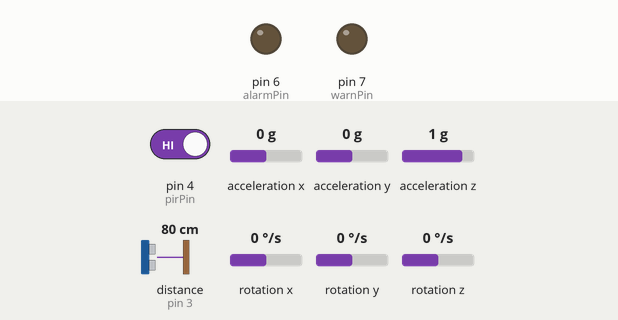
Recording of a sketch running on a simulated Arduino Uno, built with avr-gcc and run on an emulated ATmega328P. Shown: output pins drawn as LEDs (lit = HIGH). Wiring (inferred from the names in the program): ultrasonic range finder: trigger pin 2; echo pin 3. The inputs (shaded band) are chosen by the test bench; at power-on: pin 4 (pirPin) HIGH, acceleration x 0 g, acceleration y 0 g, acceleration z 1 g, distance to the obstacle (sensor on pin 3) 80 cm, rotation x 0 °/s, rotation y 0 °/s, rotation z 0 °/s. The echo pulse lasts 58.3 µs per cm; pins used as bus, display or sensor lines are not drawn; what the sketch prints to the serial monitor is not drawn.

Above: at 1.2 s.
1.3 s: pin 4 (pirPin) driven LOW
At 2.1 s:
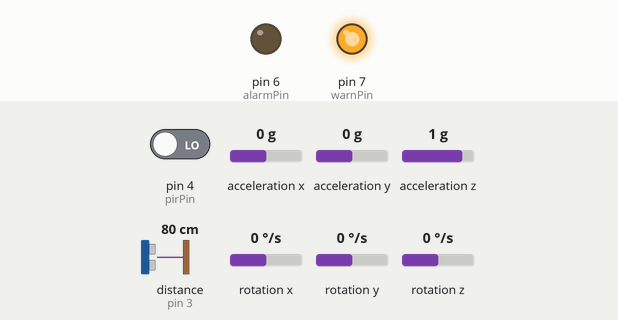
Timing chart, 0 to 4.3 s (numbered marks = the images above; inputs shaded):
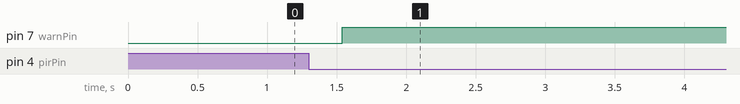

Measured:
- after the input at 1.3 s, pin 7 (warnPin): LOW → HIGH after 0.24 s

The sketch:

getAngel.ino
```cpp
#include <Wire.h>
#include <Kalman.h>
#include <MPU6050.h>

const int trigPin = 2;      // Trigger pin for ultrasonic sensor
const int echoPin = 3;      // Echo pin for ultrasonic sensor
const int pirPin = 4;       // PIR sensor pin
const int alarmPin = 6;     // Alarm pin
const int warnPin = 7;      // Warning pin
unsigned long pirTime = 0;  // Time when PIR sensor detects motion

long duration, distance;
int pirState;

// Initialize Kalman filter with 3 parameters
Kalman kalmanX;
Kalman kalmanY;
Kalman kalmanZ;

// Initialize MPU6050 object
MPU6050 mpu;

// Initialize angles
double roll, pitch;

void getDistance() {
  // Generate a 10 microsecond high pulse signal to start distance measurement
  digitalWrite(trigPin, HIGH);
  delayMicroseconds(10);
  digitalWrite(trigPin, LOW);

  // Measure the duration of the ultrasonic signal echo using pulseIn function, in microseconds
  duration = pulseIn(echoPin, HIGH);

  // Calculate distance in centimeters
  distance = duration / 58.0;

  // Print distance value to serial monitor
  Serial.print("Distance: ");
  Serial.print(distance);
  Serial.println(" cm");
}

void setup() {
  // Start serial communication for debugging
  Serial.begin(115200);

  // Initialize MPU6050 object
  mpu.initialize();

  // Calculate Q and R matrices for Kalman filter
  kalmanX.setAngle(roll);
  kalmanY.setAngle(pitch);
  kalmanZ.setAngle(0);

  pinMode(trigPin, OUTPUT);
  pinMode(echoPin, INPUT);
  pinMode(pirPin, INPUT);
  pinMode(alarmPin, OUTPUT);
  pinMode(warnPin, OUTPUT);
}


void loop() {
  // Get acceleration and gyroscope data from MPU6050
  int16_t ax, ay, az;
  int16_t gx, gy, gz;
  mpu.getMotion6(&ax, &ay, &az, &gx, &gy, &gz);

  pirState = digitalRead(pirPin);

  pirTime = millis() + 20000;

  // If PIR sensor does not detect any motion, reset the tim
  if (pirState == LOW) {
    pirTime = millis();
  }

  // Convert raw data to angle values
  double accX = (double)ax / 16384;
  double accY = (double)ay / 16384;
  double accZ = (double)az / 16384;
  double gyroX = (double)gx / 131;
  double gyroY = (double)gy / 131;
  double gyroZ = (double)gz / 131;

  // Calculate angles from acceleration and gyroscope values
  double accRoll = atan2(accY, accZ) * 180 / PI;
  double accPitch = atan2(-accX, sqrt(accY * accY + accZ * accZ)) * 180 / PI;
  roll = kalmanX.getAngle(accRoll, gyroX, 0.01);
  pitch = kalmanY.getAngle(accPitch, gyroY, 0.01);

  // Print angle values to serial monitor
  Serial.print("Roll: ");
  Serial.print(roll);
  Serial.print(", Pitch: ");
  Serial.println(pitch);

  if (abs(roll) > 20 || abs(pitch) > 20) {
    Serial.println("The lock is being broken!");
    digitalWrite(warnPin, HIGH);
  }

  // If the PIR sensor detects an object for more than 20 seconds continuously, an alarm is triggered
  if (millis() > pirTime) {
    digitalWrite(warnPin, HIGH);
  }

  getDistance();
  delay(500);
}
```
